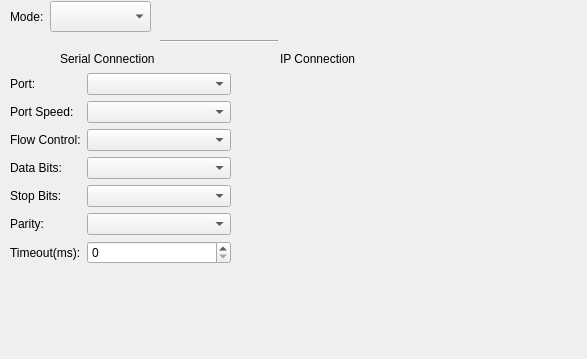
<?xml version="1.0" encoding="UTF-8"?>
<ui version="4.0">
 <class>GpsDisplayGadgetOptionsPage</class>
 <widget class="QWidget" name="GpsDisplayGadgetOptionsPage">
  <property name="geometry">
   <rect>
    <x>0</x>
    <y>0</y>
    <width>587</width>
    <height>359</height>
   </rect>
  </property>
  <property name="sizePolicy">
   <sizepolicy hsizetype="Expanding" vsizetype="Expanding">
    <horstretch>0</horstretch>
    <verstretch>0</verstretch>
   </sizepolicy>
  </property>
  <property name="windowTitle">
   <string>Form</string>
  </property>
  <layout class="QGridLayout" name="gridLayout">
   <property name="margin">
    <number>0</number>
   </property>
   <item row="0" column="0">
    <widget class="QWidget" name="widget" native="true">
     <widget class="QLabel" name="label">
      <property name="geometry">
       <rect>
        <x>10</x>
        <y>10</y>
        <width>46</width>
        <height>13</height>
       </rect>
      </property>
      <property name="text">
       <string>Mode:</string>
      </property>
     </widget>
     <widget class="QComboBox" name="connectionMode">
      <property name="geometry">
       <rect>
        <x>50</x>
        <y>1</y>
        <width>101</width>
        <height>31</height>
       </rect>
      </property>
     </widget>
     <widget class="Line" name="line">
      <property name="geometry">
       <rect>
        <x>160</x>
        <y>40</y>
        <width>118</width>
        <height>3</height>
       </rect>
      </property>
      <property name="orientation">
       <enum>Qt::Horizontal</enum>
      </property>
     </widget>
     <widget class="QWidget" name="formLayoutWidget">
      <property name="geometry">
       <rect>
        <x>10</x>
        <y>73</y>
        <width>221</width>
        <height>261</height>
       </rect>
      </property>
      <layout class="QFormLayout" name="formLayout">
       <property name="fieldGrowthPolicy">
        <enum>QFormLayout::AllNonFixedFieldsGrow</enum>
       </property>
       <item row="0" column="0">
        <widget class="QLabel" name="portLabel">
         <property name="text">
          <string>Port:</string>
         </property>
        </widget>
       </item>
       <item row="0" column="1">
        <widget class="QComboBox" name="portComboBox"/>
       </item>
       <item row="1" column="0">
        <widget class="QLabel" name="portSpeedLabel">
         <property name="text">
          <string>Port Speed:</string>
         </property>
        </widget>
       </item>
       <item row="1" column="1">
        <widget class="QComboBox" name="portSpeedComboBox"/>
       </item>
       <item row="2" column="0">
        <widget class="QLabel" name="flowControlLabel">
         <property name="text">
          <string>Flow Control:</string>
         </property>
        </widget>
       </item>
       <item row="2" column="1">
        <widget class="QComboBox" name="flowControlComboBox"/>
       </item>
       <item row="3" column="0">
        <widget class="QLabel" name="dataBitsLabel">
         <property name="text">
          <string>Data Bits:</string>
         </property>
        </widget>
       </item>
       <item row="3" column="1">
        <widget class="QComboBox" name="dataBitsComboBox"/>
       </item>
       <item row="4" column="0">
        <widget class="QLabel" name="stopBitsLabel">
         <property name="text">
          <string>Stop Bits:</string>
         </property>
        </widget>
       </item>
       <item row="4" column="1">
        <widget class="QComboBox" name="stopBitsComboBox"/>
       </item>
       <item row="5" column="0">
        <widget class="QLabel" name="parityLabel">
         <property name="text">
          <string>Parity:</string>
         </property>
        </widget>
       </item>
       <item row="5" column="1">
        <widget class="QComboBox" name="parityComboBox"/>
       </item>
       <item row="6" column="0">
        <widget class="QLabel" name="timeoutLabel">
         <property name="text">
          <string>Timeout(ms):</string>
         </property>
        </widget>
       </item>
       <item row="6" column="1">
        <widget class="QSpinBox" name="timeoutSpinBox">
         <property name="maximum">
          <number>100000</number>
         </property>
        </widget>
       </item>
      </layout>
     </widget>
     <widget class="QLabel" name="label_3">
      <property name="geometry">
       <rect>
        <x>280</x>
        <y>50</y>
        <width>111</width>
        <height>17</height>
       </rect>
      </property>
      <property name="text">
       <string>IP Connection</string>
      </property>
     </widget>
     <widget class="QLabel" name="label_2">
      <property name="geometry">
       <rect>
        <x>60</x>
        <y>50</y>
        <width>125</width>
        <height>17</height>
       </rect>
      </property>
      <property name="text">
       <string>Serial Connection</string>
      </property>
     </widget>
    </widget>
   </item>
  </layout>
 </widget>
 <resources/>
 <connections/>
</ui>
